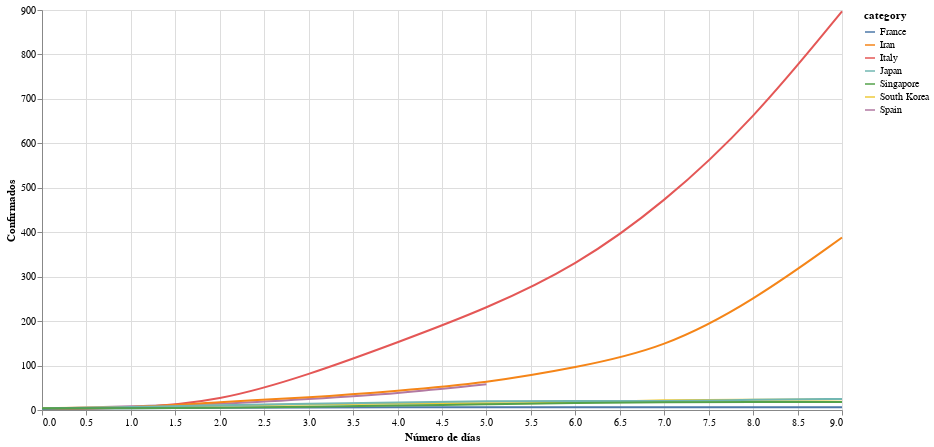

Notebook code for this chart:
### Code cell
# collapse
# plot
source = df.reset_index().melt('index', var_name='category', value_name='Confirmados')
source.index = list(source.index)
source.index = source.index.astype(int)
selection = alt.selection_multi(fields=['category'], bind='legend')

alt.Chart(source).mark_line(interpolate='basis').encode(
    alt.X('index:Q', axis=alt.Axis(tickRound=True), title='Número de días'),
    alt.Y('Confirmados:Q'),
    alt.Color('category:N'),
    opacity=alt.condition(selection, alt.value(1), alt.value(0.2))
).properties(
    width=800, height=400
).add_selection(
    selection
)

### Figure 1 — Vega-Lite specification as saved in the notebook (floating-point values rounded to 4 significant figures)
{"config": {"view": {"continuousWidth": 400, "continuousHeight": 300}}, "data": {"name": "data-5c211a0b7c35f094665504084ae73faa"}, "mark": {"type": "line", "interpolate": "basis"}, "encoding": {"color": {"type": "nominal", "field": "category"}, "opacity": {"condition": {"value": 1, "selection": "selector021"}, "value": 0.2}, "x": {"type": "quantitative", "axis": {"tickRound": true}, "field": "index", "title": "Número de días"}, "y": {"type": "quantitative", "field": "Confirmados"}}, "height": 400, "selection": {"selector021": {"type": "multi", "fields": ["category"], "bind": "legend"}}, "width": 800, "$schema": "https://vega.github.io/schema/vega-lite/v4.0.2.json", "datasets": {"data-5c211a0b7c35f094665504084ae73faa": [{"index": 0, "category": "Spain", "Confirmados": 3.0}, {"index": 1, "category": "Spain", "Confirmados": 9.0}, {"index": 2, "category": "Spain", "Confirmados": 13.0}, {"index": 3, "category": "Spain", "Confirmados": 25.0}, {"index": 4, "category": "Spain", "Confirmados": 37.0}, {"index": 5, "category": "Spain", "Confirmados": 58.0}, {"index": 6, "category": "Spain", "Confirmados": null}, {"index": 7, "category": "Spain", "Confirmados": null}, {"index": 8, "category": "Spain", "Confirmados": null}, {"index": 9, "category": "Spain", "Confirmados": null}, {"index": 0, "category": "Italy", "Confirmados": 3.0}, {"index": 1, "category": "Italy", "Confirmados": 3.0}, {"index": 2, "category": "Italy", "Confirmados": 20.0}, {"index": 3, "category": "Italy", "Confirmados": 79.0}, {"index": 4, "category": "Italy", "Confirmados": 152.0}, {"index": 5, "category": "Italy", "Confirmados": 228.0}, {"index": 6, "category": "Italy", "Confirmados": 323.0}, {"index": 7, "category": "Italy", "Confirmados": 466.0}, {"index": 8, "category": "Italy", "Confirmados": 653.0}, {"index": 9, "category": "Italy", "Confirmados": 897.0}, {"index": 0, "category": "South Korea", "Confirmados": 4.0}, {"index": 1, "category": "South Korea", "Confirmados": 6.0}, {"index": 2, "category": "South Korea", "Confirmados": 11.0}, {"index": 3, "category": "South Korea", "Confirmados": 12.0}, {"index": 4, "category": "South Korea", "Confirmados": 15.0}, {"index": 5, "category": "South Korea", "Confirmados": 15.0}, {"index": 6, "category": "South Korea", "Confirmados": 16.0}, {"index": 7, "category": "South Korea", "Confirmados": 23.0}, {"index": 8, "category": "South Korea", "Confirmados": 23.0}, {"index": 9, "category": "South Korea", "Confirmados": 24.0}, {"index": 0, "category": "Iran", "Confirmados": 2.0}, {"index": 1, "category": "Iran", "Confirmados": 5.0}, {"index": 2, "category": "Iran", "Confirmados": 18.0}, {"index": 3, "category": "Iran", "Confirmados": 28.0}, {"index": 4, "category": "Iran", "Confirmados": 43.0}, {"index": 5, "category": "Iran", "Confirmados": 61.0}, {"index": 6, "category": "Iran", "Confirmados": 95.0}, {"index": 7, "category": "Iran", "Confirmados": 139.0}, {"index": 8, "category": "Iran", "Confirmados": 245.0}, {"index": 9, "category": "Iran", "Confirmados": 388.0}, {"index": 0, "category": "Japan", "Confirmados": 3.0}, {"index": 1, "category": "Japan", "Confirmados": 7.0}, {"index": 2, "category": "Japan", "Confirmados": 11.0}, {"index": 3, "category": "Japan", "Confirmados": 14.0}, {"index": 4, "category": "Japan", "Confirmados": 17.0}, {"index": 5, "category": "Japan", "Confirmados": 20.0}, {"index": 6, "category": "Japan", "Confirmados": 20.0}, {"index": 7, "category": "Japan", "Confirmados": 20.0}, {"index": 8, "category": "Japan", "Confirmados": 23.0}, {"index": 9, "category": "Japan", "Confirmados": 25.0}, {"index": 0, "category": "France", "Confirmados": 3.0}, {"index": 1, "category": "France", "Confirmados": 4.0}, {"index": 2, "category": "France", "Confirmados": 5.0}, {"index": 3, "category": "France", "Confirmados": 6.0}, {"index": 4, "category": "France", "Confirmados": 6.0}, {"index": 5, "category": "France", "Confirmados": 6.0}, {"index": 6, "category": "France", "Confirmados": 6.0}, {"index": 7, "category": "France", "Confirmados": 6.0}, {"index": 8, "category": "France", "Confirmados": 6.0}, {"index": 9, "category": "France", "Confirmados": 6.0}, {"index": 0, "category": "Singapore", "Confirmados": 4.0}, {"index": 1, "category": "Singapore", "Confirmados": 4.0}, {"index": 2, "category": "Singapore", "Confirmados": 5.0}, {"index": 3, "category": "Singapore", "Confirmados": 7.0}, {"index": 4, "category": "Singapore", "Confirmados": 10.0}, {"index": 5, "category": "Singapore", "Confirmados": 13.0}, {"index": 6, "category": "Singapore", "Confirmados": 16.0}, {"index": 7, "category": "Singapore", "Confirmados": 18.0}, {"index": 8, "category": "Singapore", "Confirmados": 18.0}, {"index": 9, "category": "Singapore", "Confirmados": 18.0}]}}
